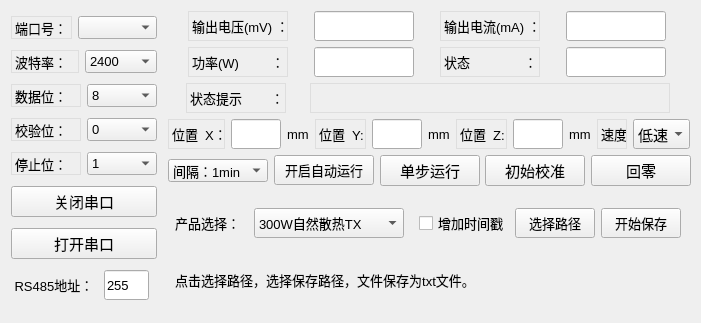
<?xml version="1.0" encoding="UTF-8"?>
<ui version="4.0">
 <class>Widget</class>
 <widget class="QWidget" name="Widget">
  <property name="geometry">
   <rect>
    <x>0</x>
    <y>0</y>
    <width>701</width>
    <height>323</height>
   </rect>
  </property>
  <property name="minimumSize">
   <size>
    <width>701</width>
    <height>300</height>
   </size>
  </property>
  <property name="maximumSize">
   <size>
    <width>701</width>
    <height>323</height>
   </size>
  </property>
  <property name="font">
   <font>
    <family>Arial</family>
    <pointsize>10</pointsize>
   </font>
  </property>
  <property name="windowTitle">
   <string>Widget</string>
  </property>
  <layout class="QGridLayout" name="gridLayout_2">
   <item row="4" column="2">
    <layout class="QHBoxLayout" name="horizontalLayout_12">
     <item>
      <widget class="QComboBox" name="Time_com">
       <item>
        <property name="text">
         <string>间隔：1min</string>
        </property>
       </item>
       <item>
        <property name="text">
         <string>间隔：2min</string>
        </property>
       </item>
       <item>
        <property name="text">
         <string>间隔：4min</string>
        </property>
       </item>
       <item>
        <property name="text">
         <string>间隔：6min</string>
        </property>
       </item>
       <item>
        <property name="text">
         <string>间隔：8min</string>
        </property>
       </item>
       <item>
        <property name="text">
         <string>间隔：10min</string>
        </property>
       </item>
       <item>
        <property name="text">
         <string>间隔：20min</string>
        </property>
       </item>
       <item>
        <property name="text">
         <string>间隔：30min</string>
        </property>
       </item>
       <item>
        <property name="text">
         <string>间隔：1h</string>
        </property>
       </item>
       <item>
        <property name="text">
         <string>间隔：2h</string>
        </property>
       </item>
      </widget>
     </item>
     <item>
      <widget class="QPushButton" name="ZDSC">
       <property name="minimumSize">
        <size>
         <width>100</width>
         <height>30</height>
        </size>
       </property>
       <property name="maximumSize">
        <size>
         <width>100</width>
         <height>30</height>
        </size>
       </property>
       <property name="text">
        <string>开启自动运行</string>
       </property>
      </widget>
     </item>
     <item>
      <widget class="QPushButton" name="YX">
       <property name="minimumSize">
        <size>
         <width>100</width>
         <height>30</height>
        </size>
       </property>
       <property name="font">
        <font>
         <family>Arial</family>
         <pointsize>11</pointsize>
        </font>
       </property>
       <property name="text">
        <string>单步运行</string>
       </property>
      </widget>
     </item>
     <item>
      <widget class="QPushButton" name="JZ">
       <property name="minimumSize">
        <size>
         <width>100</width>
         <height>30</height>
        </size>
       </property>
       <property name="font">
        <font>
         <family>Arial</family>
         <pointsize>11</pointsize>
        </font>
       </property>
       <property name="text">
        <string>初始校准</string>
       </property>
      </widget>
     </item>
     <item>
      <widget class="QPushButton" name="HL">
       <property name="minimumSize">
        <size>
         <width>100</width>
         <height>30</height>
        </size>
       </property>
       <property name="font">
        <font>
         <family>Arial</family>
         <pointsize>11</pointsize>
        </font>
       </property>
       <property name="text">
        <string>回零</string>
       </property>
      </widget>
     </item>
    </layout>
   </item>
   <item row="5" column="2" rowspan="2">
    <layout class="QVBoxLayout" name="verticalLayout">
     <item>
      <layout class="QHBoxLayout" name="horizontalLayout_8" stretch="0,0,0,0,0,0,0">
       <property name="sizeConstraint">
        <enum>QLayout::SetMaximumSize</enum>
       </property>
       <property name="bottomMargin">
        <number>5</number>
       </property>
       <item>
        <widget class="QLabel" name="label_18">
         <property name="minimumSize">
          <size>
           <width>80</width>
           <height>0</height>
          </size>
         </property>
         <property name="maximumSize">
          <size>
           <width>80</width>
           <height>30</height>
          </size>
         </property>
         <property name="text">
          <string>  产品选择：</string>
         </property>
        </widget>
       </item>
       <item>
        <widget class="QComboBox" name="CPXZ">
         <property name="minimumSize">
          <size>
           <width>150</width>
           <height>30</height>
          </size>
         </property>
         <property name="maximumSize">
          <size>
           <width>150</width>
           <height>30</height>
          </size>
         </property>
         <property name="font">
          <font>
           <pointsize>10</pointsize>
          </font>
         </property>
         <item>
          <property name="text">
           <string>300W自然散热TX</string>
          </property>
         </item>
         <item>
          <property name="text">
           <string>300W自然散热RX</string>
          </property>
         </item>
         <item>
          <property name="text">
           <string>300W风冷散热TX</string>
          </property>
         </item>
         <item>
          <property name="text">
           <string>300W风冷散热RX</string>
          </property>
         </item>
         <item>
          <property name="text">
           <string>1200W_TX</string>
          </property>
         </item>
         <item>
          <property name="text">
           <string>1200W_RX</string>
          </property>
         </item>
        </widget>
       </item>
       <item>
        <spacer name="horizontalSpacer_3">
         <property name="orientation">
          <enum>Qt::Horizontal</enum>
         </property>
         <property name="sizeHint" stdset="0">
          <size>
           <width>40</width>
           <height>20</height>
          </size>
         </property>
        </spacer>
       </item>
       <item>
        <widget class="QCheckBox" name="CheckBox_SaveSerialData_WithTime">
         <property name="text">
          <string>增加时间戳</string>
         </property>
        </widget>
       </item>
       <item>
        <widget class="QPushButton" name="pushButton">
         <property name="minimumSize">
          <size>
           <width>80</width>
           <height>30</height>
          </size>
         </property>
         <property name="maximumSize">
          <size>
           <width>80</width>
           <height>30</height>
          </size>
         </property>
         <property name="text">
          <string>选择路径</string>
         </property>
        </widget>
       </item>
       <item>
        <widget class="QPushButton" name="KSBC">
         <property name="minimumSize">
          <size>
           <width>80</width>
           <height>30</height>
          </size>
         </property>
         <property name="maximumSize">
          <size>
           <width>80</width>
           <height>30</height>
          </size>
         </property>
         <property name="text">
          <string>开始保存</string>
         </property>
        </widget>
       </item>
       <item>
        <spacer name="horizontalSpacer_2">
         <property name="orientation">
          <enum>Qt::Horizontal</enum>
         </property>
         <property name="sizeHint" stdset="0">
          <size>
           <width>40</width>
           <height>20</height>
          </size>
         </property>
        </spacer>
       </item>
      </layout>
     </item>
     <item>
      <widget class="QLabel" name="Label_SaveSerialData_StateMsg">
       <property name="minimumSize">
        <size>
         <width>0</width>
         <height>30</height>
        </size>
       </property>
       <property name="maximumSize">
        <size>
         <width>16777215</width>
         <height>30</height>
        </size>
       </property>
       <property name="text">
        <string>  点击选择路径，选择保存路径，文件保存为txt文件。</string>
       </property>
      </widget>
     </item>
    </layout>
   </item>
   <item row="1" column="2">
    <layout class="QHBoxLayout" name="horizontalLayout_9">
     <property name="bottomMargin">
      <number>0</number>
     </property>
     <item>
      <widget class="QLabel" name="label_10">
       <property name="minimumSize">
        <size>
         <width>100</width>
         <height>30</height>
        </size>
       </property>
       <property name="maximumSize">
        <size>
         <width>100</width>
         <height>30</height>
        </size>
       </property>
       <property name="font">
        <font>
         <family>Arial</family>
         <pointsize>10</pointsize>
        </font>
       </property>
       <property name="styleSheet">
        <string notr="true">border-width: 1px;
border-style:solid;
border-color:rgb(222,222,222);</string>
       </property>
       <property name="text">
        <string>功率(W)         ：</string>
       </property>
      </widget>
     </item>
     <item>
      <widget class="QLineEdit" name="W">
       <property name="minimumSize">
        <size>
         <width>100</width>
         <height>30</height>
        </size>
       </property>
       <property name="maximumSize">
        <size>
         <width>100</width>
         <height>30</height>
        </size>
       </property>
       <property name="font">
        <font>
         <family>Arial</family>
         <pointsize>10</pointsize>
        </font>
       </property>
       <property name="readOnly">
        <bool>true</bool>
       </property>
      </widget>
     </item>
     <item>
      <widget class="QLabel" name="label_16">
       <property name="minimumSize">
        <size>
         <width>100</width>
         <height>30</height>
        </size>
       </property>
       <property name="maximumSize">
        <size>
         <width>100</width>
         <height>30</height>
        </size>
       </property>
       <property name="font">
        <font>
         <family>Arial</family>
         <pointsize>10</pointsize>
        </font>
       </property>
       <property name="styleSheet">
        <string notr="true">border-width: 1px;
border-style:solid;
border-color:rgb(222,222,222);</string>
       </property>
       <property name="text">
        <string>状态               ：</string>
       </property>
      </widget>
     </item>
     <item>
      <widget class="QLineEdit" name="ZT">
       <property name="minimumSize">
        <size>
         <width>100</width>
         <height>30</height>
        </size>
       </property>
       <property name="maximumSize">
        <size>
         <width>100</width>
         <height>30</height>
        </size>
       </property>
       <property name="font">
        <font>
         <family>Arial</family>
         <pointsize>10</pointsize>
        </font>
       </property>
       <property name="contextMenuPolicy">
        <enum>Qt::DefaultContextMenu</enum>
       </property>
       <property name="readOnly">
        <bool>true</bool>
       </property>
      </widget>
     </item>
    </layout>
   </item>
   <item row="0" column="2">
    <layout class="QHBoxLayout" name="horizontalLayout_6">
     <property name="topMargin">
      <number>0</number>
     </property>
     <property name="bottomMargin">
      <number>0</number>
     </property>
     <item>
      <widget class="QLabel" name="label_12">
       <property name="minimumSize">
        <size>
         <width>100</width>
         <height>30</height>
        </size>
       </property>
       <property name="maximumSize">
        <size>
         <width>100</width>
         <height>30</height>
        </size>
       </property>
       <property name="font">
        <font>
         <family>Arial</family>
         <pointsize>10</pointsize>
        </font>
       </property>
       <property name="styleSheet">
        <string notr="true">border-width: 1px;
border-style:solid;
border-color:rgb(222,222,222);</string>
       </property>
       <property name="text">
        <string>输出电压(mV) ：</string>
       </property>
      </widget>
     </item>
     <item>
      <widget class="QLineEdit" name="V">
       <property name="minimumSize">
        <size>
         <width>100</width>
         <height>30</height>
        </size>
       </property>
       <property name="maximumSize">
        <size>
         <width>100</width>
         <height>30</height>
        </size>
       </property>
       <property name="font">
        <font>
         <family>Arial</family>
         <pointsize>10</pointsize>
        </font>
       </property>
       <property name="mouseTracking">
        <bool>true</bool>
       </property>
       <property name="inputMask">
        <string/>
       </property>
       <property name="readOnly">
        <bool>true</bool>
       </property>
      </widget>
     </item>
     <item>
      <widget class="QLabel" name="label_11">
       <property name="minimumSize">
        <size>
         <width>100</width>
         <height>30</height>
        </size>
       </property>
       <property name="maximumSize">
        <size>
         <width>100</width>
         <height>30</height>
        </size>
       </property>
       <property name="font">
        <font>
         <family>Arial</family>
         <pointsize>10</pointsize>
        </font>
       </property>
       <property name="styleSheet">
        <string notr="true">border-width: 1px;
border-style:solid;
border-color:rgb(222,222,222);</string>
       </property>
       <property name="text">
        <string>输出电流(mA) ：</string>
       </property>
      </widget>
     </item>
     <item>
      <widget class="QLineEdit" name="I">
       <property name="minimumSize">
        <size>
         <width>100</width>
         <height>30</height>
        </size>
       </property>
       <property name="maximumSize">
        <size>
         <width>100</width>
         <height>30</height>
        </size>
       </property>
       <property name="font">
        <font>
         <family>Arial</family>
         <pointsize>10</pointsize>
        </font>
       </property>
       <property name="mouseTracking">
        <bool>true</bool>
       </property>
       <property name="readOnly">
        <bool>true</bool>
       </property>
      </widget>
     </item>
    </layout>
   </item>
   <item row="0" column="0" rowspan="7" colspan="2">
    <layout class="QGridLayout" name="gridLayout">
     <property name="rightMargin">
      <number>5</number>
     </property>
     <item row="1" column="0">
      <layout class="QHBoxLayout" name="horizontalLayout">
       <item>
        <widget class="QLabel" name="label">
         <property name="font">
          <font>
           <family>Arial</family>
           <pointsize>10</pointsize>
          </font>
         </property>
         <property name="styleSheet">
          <string notr="true">border-width: 1px;
border-style:solid;
border-color:rgb(222,222,222);</string>
         </property>
         <property name="text">
          <string>端口号：</string>
         </property>
        </widget>
       </item>
       <item>
        <widget class="QComboBox" name="com">
         <property name="font">
          <font>
           <family>Arial</family>
           <pointsize>10</pointsize>
          </font>
         </property>
        </widget>
       </item>
      </layout>
     </item>
     <item row="3" column="0">
      <layout class="QHBoxLayout" name="horizontalLayout_2">
       <item>
        <widget class="QLabel" name="label_2">
         <property name="font">
          <font>
           <family>Arial</family>
           <pointsize>10</pointsize>
          </font>
         </property>
         <property name="styleSheet">
          <string notr="true">border-width: 1px;
border-style:solid;
border-color:rgb(222,222,222);</string>
         </property>
         <property name="text">
          <string>波特率：</string>
         </property>
        </widget>
       </item>
       <item>
        <widget class="QComboBox" name="baud">
         <property name="font">
          <font>
           <family>Arial</family>
           <pointsize>10</pointsize>
          </font>
         </property>
         <item>
          <property name="text">
           <string>2400</string>
          </property>
         </item>
         <item>
          <property name="text">
           <string>4800</string>
          </property>
         </item>
         <item>
          <property name="text">
           <string>9600</string>
          </property>
         </item>
         <item>
          <property name="text">
           <string>19200</string>
          </property>
         </item>
         <item>
          <property name="text">
           <string>38400</string>
          </property>
         </item>
         <item>
          <property name="text">
           <string>57600</string>
          </property>
         </item>
         <item>
          <property name="text">
           <string>115200</string>
          </property>
         </item>
        </widget>
       </item>
      </layout>
     </item>
     <item row="10" column="0">
      <widget class="QPushButton" name="open_port">
       <property name="minimumSize">
        <size>
         <width>0</width>
         <height>30</height>
        </size>
       </property>
       <property name="font">
        <font>
         <family>Arial</family>
         <pointsize>11</pointsize>
        </font>
       </property>
       <property name="text">
        <string>打开串口</string>
       </property>
      </widget>
     </item>
     <item row="9" column="0">
      <widget class="QPushButton" name="close_port">
       <property name="minimumSize">
        <size>
         <width>0</width>
         <height>30</height>
        </size>
       </property>
       <property name="font">
        <font>
         <family>Arial</family>
         <pointsize>11</pointsize>
        </font>
       </property>
       <property name="text">
        <string>关闭串口</string>
       </property>
      </widget>
     </item>
     <item row="6" column="0">
      <layout class="QHBoxLayout" name="horizontalLayout_5">
       <item>
        <widget class="QLabel" name="label_5">
         <property name="font">
          <font>
           <family>Arial</family>
           <pointsize>10</pointsize>
          </font>
         </property>
         <property name="styleSheet">
          <string notr="true">border-width: 1px;
border-style:solid;
border-color:rgb(222,222,222);</string>
         </property>
         <property name="text">
          <string>停止位：</string>
         </property>
        </widget>
       </item>
       <item>
        <widget class="QComboBox" name="stopbit">
         <property name="font">
          <font>
           <family>Arial</family>
           <pointsize>10</pointsize>
          </font>
         </property>
         <item>
          <property name="text">
           <string>1</string>
          </property>
         </item>
        </widget>
       </item>
      </layout>
     </item>
     <item row="4" column="0">
      <layout class="QHBoxLayout" name="horizontalLayout_3">
       <item>
        <widget class="QLabel" name="label_3">
         <property name="font">
          <font>
           <family>Arial</family>
           <pointsize>10</pointsize>
          </font>
         </property>
         <property name="styleSheet">
          <string notr="true">border-width: 1px;
border-style:solid;
border-color:rgb(222,222,222);</string>
         </property>
         <property name="text">
          <string>数据位：</string>
         </property>
        </widget>
       </item>
       <item>
        <widget class="QComboBox" name="bit">
         <property name="font">
          <font>
           <family>Arial</family>
           <pointsize>10</pointsize>
          </font>
         </property>
         <item>
          <property name="text">
           <string>8</string>
          </property>
         </item>
         <item>
          <property name="text">
           <string>5</string>
          </property>
         </item>
         <item>
          <property name="text">
           <string>6</string>
          </property>
         </item>
         <item>
          <property name="text">
           <string>7</string>
          </property>
         </item>
        </widget>
       </item>
      </layout>
     </item>
     <item row="5" column="0">
      <layout class="QHBoxLayout" name="horizontalLayout_4">
       <item>
        <widget class="QLabel" name="label_4">
         <property name="font">
          <font>
           <family>Arial</family>
           <pointsize>10</pointsize>
          </font>
         </property>
         <property name="styleSheet">
          <string notr="true">border-width: 1px;
border-style:solid;
border-color:rgb(222,222,222);</string>
         </property>
         <property name="text">
          <string>校验位：</string>
         </property>
        </widget>
       </item>
       <item>
        <widget class="QComboBox" name="jiaoyan">
         <property name="font">
          <font>
           <family>Arial</family>
           <pointsize>10</pointsize>
          </font>
         </property>
         <item>
          <property name="text">
           <string>0</string>
          </property>
         </item>
        </widget>
       </item>
      </layout>
     </item>
     <item row="11" column="0">
      <layout class="QHBoxLayout" name="horizontalLayout_11">
       <item>
        <widget class="QLabel" name="label_19">
         <property name="minimumSize">
          <size>
           <width>80</width>
           <height>0</height>
          </size>
         </property>
         <property name="maximumSize">
          <size>
           <width>80</width>
           <height>16777215</height>
          </size>
         </property>
         <property name="text">
          <string> RS485地址：</string>
         </property>
        </widget>
       </item>
       <item alignment="Qt::AlignHCenter">
        <widget class="QLineEdit" name="lineEdit">
         <property name="minimumSize">
          <size>
           <width>45</width>
           <height>30</height>
          </size>
         </property>
         <property name="maximumSize">
          <size>
           <width>45</width>
           <height>30</height>
          </size>
         </property>
         <property name="contextMenuPolicy">
          <enum>Qt::DefaultContextMenu</enum>
         </property>
         <property name="layoutDirection">
          <enum>Qt::LeftToRight</enum>
         </property>
         <property name="text">
          <string>255</string>
         </property>
        </widget>
       </item>
      </layout>
     </item>
    </layout>
   </item>
   <item row="3" column="2">
    <layout class="QHBoxLayout" name="horizontalLayout_7">
     <property name="topMargin">
      <number>0</number>
     </property>
     <property name="bottomMargin">
      <number>0</number>
     </property>
     <item>
      <widget class="QLabel" name="label_7">
       <property name="minimumSize">
        <size>
         <width>50</width>
         <height>30</height>
        </size>
       </property>
       <property name="maximumSize">
        <size>
         <width>60</width>
         <height>30</height>
        </size>
       </property>
       <property name="font">
        <font>
         <family>Arial</family>
         <pointsize>10</pointsize>
        </font>
       </property>
       <property name="styleSheet">
        <string notr="true">border-width: 1px;
border-style:solid;
border-color:rgb(222,222,222);</string>
       </property>
       <property name="text">
        <string>位置  X：</string>
       </property>
      </widget>
     </item>
     <item>
      <widget class="QLineEdit" name="X">
       <property name="minimumSize">
        <size>
         <width>50</width>
         <height>30</height>
        </size>
       </property>
       <property name="maximumSize">
        <size>
         <width>50</width>
         <height>30</height>
        </size>
       </property>
       <property name="font">
        <font>
         <family>Arial</family>
         <pointsize>10</pointsize>
        </font>
       </property>
      </widget>
     </item>
     <item>
      <widget class="QLabel" name="label_13">
       <property name="minimumSize">
        <size>
         <width>22</width>
         <height>0</height>
        </size>
       </property>
       <property name="font">
        <font>
         <family>Arial</family>
         <pointsize>10</pointsize>
        </font>
       </property>
       <property name="text">
        <string>mm</string>
       </property>
      </widget>
     </item>
     <item>
      <widget class="QLabel" name="label_8">
       <property name="minimumSize">
        <size>
         <width>50</width>
         <height>30</height>
        </size>
       </property>
       <property name="maximumSize">
        <size>
         <width>60</width>
         <height>30</height>
        </size>
       </property>
       <property name="font">
        <font>
         <family>Arial</family>
         <pointsize>10</pointsize>
        </font>
       </property>
       <property name="styleSheet">
        <string notr="true">border-width: 1px;
border-style:solid;
border-color:rgb(222,222,222);</string>
       </property>
       <property name="text">
        <string>位置  Y:</string>
       </property>
      </widget>
     </item>
     <item>
      <widget class="QLineEdit" name="Y">
       <property name="minimumSize">
        <size>
         <width>50</width>
         <height>30</height>
        </size>
       </property>
       <property name="maximumSize">
        <size>
         <width>50</width>
         <height>30</height>
        </size>
       </property>
       <property name="font">
        <font>
         <family>Arial</family>
         <pointsize>10</pointsize>
        </font>
       </property>
      </widget>
     </item>
     <item>
      <widget class="QLabel" name="label_14">
       <property name="minimumSize">
        <size>
         <width>22</width>
         <height>0</height>
        </size>
       </property>
       <property name="font">
        <font>
         <family>Arial</family>
         <pointsize>10</pointsize>
        </font>
       </property>
       <property name="text">
        <string>mm</string>
       </property>
      </widget>
     </item>
     <item>
      <widget class="QLabel" name="label_9">
       <property name="minimumSize">
        <size>
         <width>50</width>
         <height>30</height>
        </size>
       </property>
       <property name="maximumSize">
        <size>
         <width>60</width>
         <height>30</height>
        </size>
       </property>
       <property name="font">
        <font>
         <family>Arial</family>
         <pointsize>10</pointsize>
        </font>
       </property>
       <property name="styleSheet">
        <string notr="true">border-width: 1px;
border-style:solid;
border-color:rgb(222,222,222);</string>
       </property>
       <property name="text">
        <string>位置  Z:</string>
       </property>
      </widget>
     </item>
     <item>
      <widget class="QLineEdit" name="Z">
       <property name="minimumSize">
        <size>
         <width>50</width>
         <height>30</height>
        </size>
       </property>
       <property name="maximumSize">
        <size>
         <width>50</width>
         <height>30</height>
        </size>
       </property>
       <property name="font">
        <font>
         <family>Arial</family>
         <pointsize>10</pointsize>
        </font>
       </property>
      </widget>
     </item>
     <item>
      <widget class="QLabel" name="label_15">
       <property name="minimumSize">
        <size>
         <width>22</width>
         <height>0</height>
        </size>
       </property>
       <property name="font">
        <font>
         <family>Arial</family>
         <pointsize>10</pointsize>
        </font>
       </property>
       <property name="text">
        <string>mm</string>
       </property>
      </widget>
     </item>
     <item>
      <widget class="QLabel" name="label_6">
       <property name="minimumSize">
        <size>
         <width>30</width>
         <height>30</height>
        </size>
       </property>
       <property name="maximumSize">
        <size>
         <width>25</width>
         <height>30</height>
        </size>
       </property>
       <property name="styleSheet">
        <string notr="true">border-width: 1px;
border-style:solid;
border-color:rgb(222,222,222);</string>
       </property>
       <property name="text">
        <string>速度:</string>
       </property>
      </widget>
     </item>
     <item>
      <widget class="QComboBox" name="SD">
       <property name="minimumSize">
        <size>
         <width>55</width>
         <height>30</height>
        </size>
       </property>
       <property name="font">
        <font>
         <family>Arial</family>
         <pointsize>11</pointsize>
        </font>
       </property>
       <item>
        <property name="text">
         <string>低速</string>
        </property>
       </item>
       <item>
        <property name="text">
         <string>中速</string>
        </property>
       </item>
       <item>
        <property name="text">
         <string>高速</string>
        </property>
       </item>
      </widget>
     </item>
    </layout>
   </item>
   <item row="2" column="2">
    <layout class="QHBoxLayout" name="horizontalLayout_10">
     <item>
      <widget class="QLabel" name="label_17">
       <property name="minimumSize">
        <size>
         <width>100</width>
         <height>30</height>
        </size>
       </property>
       <property name="maximumSize">
        <size>
         <width>100</width>
         <height>30</height>
        </size>
       </property>
       <property name="font">
        <font>
         <family>Arial</family>
         <pointsize>10</pointsize>
        </font>
       </property>
       <property name="styleSheet">
        <string notr="true">border-width: 1px;
border-style:solid;
border-color:rgb(222,222,222);</string>
       </property>
       <property name="text">
        <string>状态提示        ：</string>
       </property>
      </widget>
     </item>
     <item>
      <widget class="QLabel" name="State_Anylise">
       <property name="minimumSize">
        <size>
         <width>360</width>
         <height>30</height>
        </size>
       </property>
       <property name="maximumSize">
        <size>
         <width>360</width>
         <height>30</height>
        </size>
       </property>
       <property name="font">
        <font>
         <family>Arial</family>
         <pointsize>10</pointsize>
        </font>
       </property>
       <property name="styleSheet">
        <string notr="true">border-width: 1px;
border-style:solid;
border-color:rgb(222,222,222);</string>
       </property>
       <property name="text">
        <string/>
       </property>
      </widget>
     </item>
    </layout>
   </item>
  </layout>
 </widget>
 <layoutdefault spacing="6" margin="11"/>
 <resources/>
 <connections/>
</ui>
